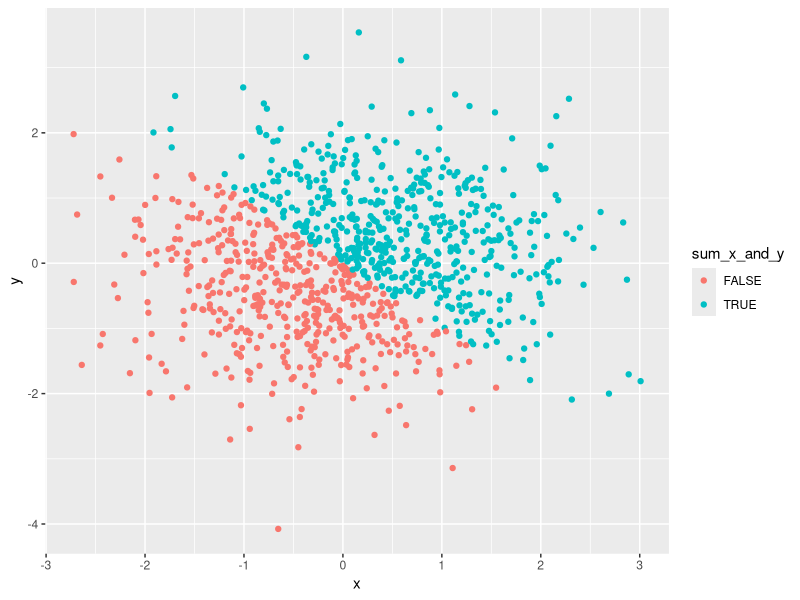
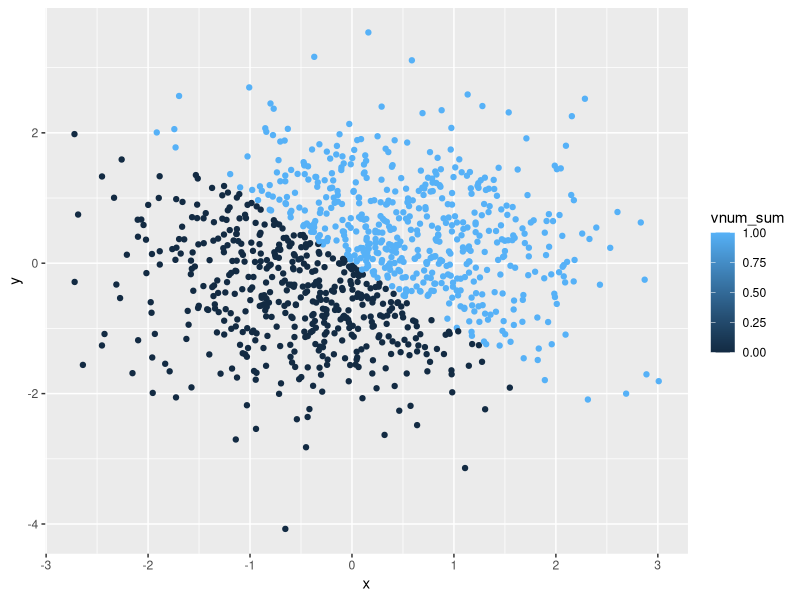
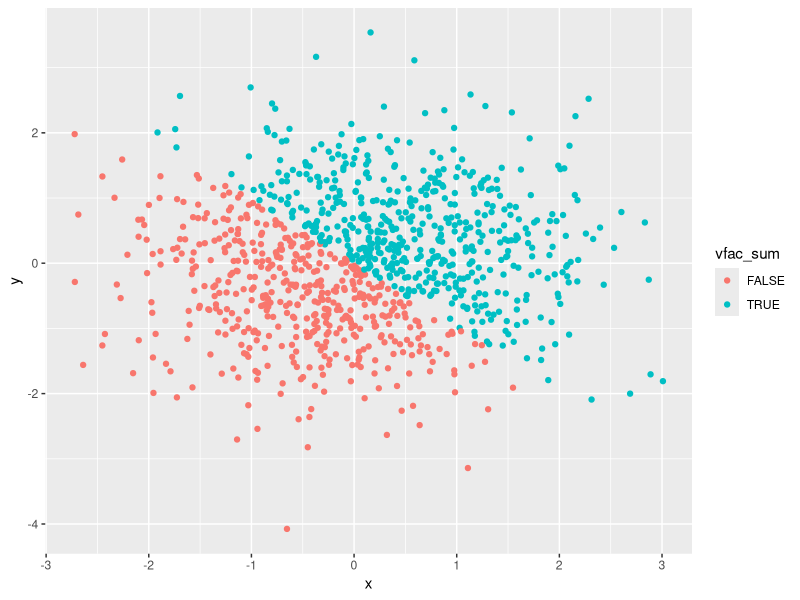
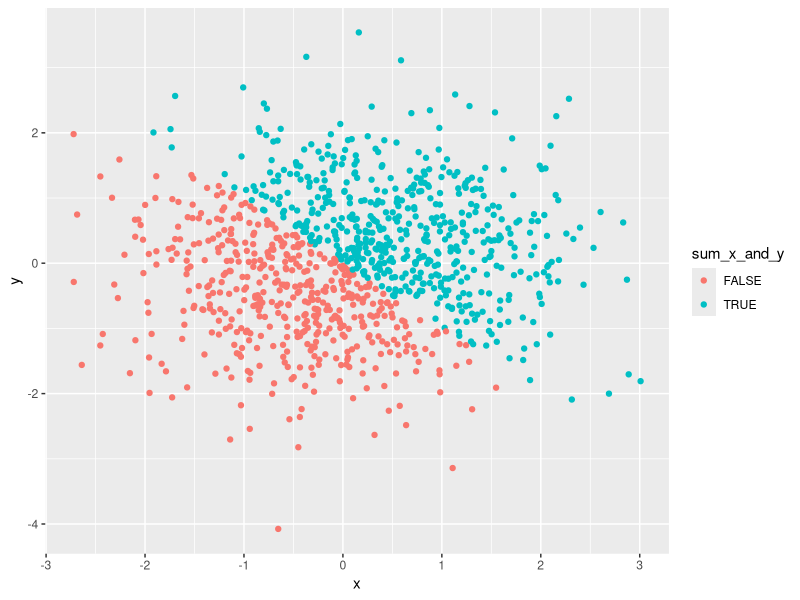

Here is the R script that generated these plots, in order:
## ---- chunk 1
library(tidyverse)

set.seed(1)

problem1_df = tibble(
  random_samp_ten = runif(10,0,5),
  greater_than_2 = random_samp_ten > 2,
  random_words = c("My", "name", "is", "Courtney", "Chan","and", "I", "love", "data", "science"),
  color_cat = factor(c("red","orange","yellow","green","blue","indigo","purple","black","white","grey" ))
)
## ---- chunk 2
mean(problem1_df$random_samp_ten)
mean(problem1_df$greater_than_2)
mean(problem1_df$random_words)
mean(problem1_df$color_cat)
## ---- chunk 3
as.numeric(as.factor(problem1_df$random_words))
as.numeric(as.character(problem1_df$color_cat))
## ---- chunk 4
library(tidyverse)

set.seed(2)

problem2_df = tibble(
  x = rnorm(1000),
  y = rnorm(1000),
  sum_x_and_y = x + y > 0,
  vnum_sum = as.numeric(sum_x_and_y),
  vfac_sum = as.factor(sum_x_and_y)
)
## ---- chunk 5
plot_sum_x_and_y = ggplot(problem2_df, aes(color = sum_x_and_y, x = x, y = y)) + geom_point()

plot_sum_x_and_y
## ---- chunk 6
plot_vnum_sum = ggplot(problem2_df, aes(color = vnum_sum, x = x, y = y)) + geom_point()

plot_vnum_sum
## ---- chunk 7
plot_vfac_sum = ggplot(problem2_df, aes(color = vfac_sum, x = x, y = y)) + geom_point()

plot_vfac_sum
## ---- chunk 8
ggsave("plot_sum_x_and_y.pdf", plot = plot_sum_x_and_y, height = 4, width = 6)
